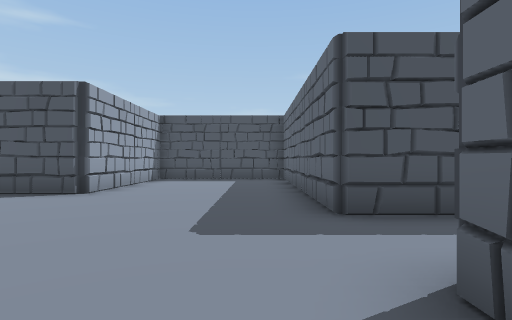
[1] (above)

18 first-person views from a walk through a 3-D level made in the Unity game engine. The camera is 1.4 m above the floor, looks level and sees 80° across. Doors are open. The floor is counted in squares, 2 m on a side. Each view is taken from the middle of a square. On the plan, view 1 faces up. The plan holds only what a view shows up to about 10 squares ahead; the rest is blank. The place goes on beyond the plan. The player is left out.

[2]
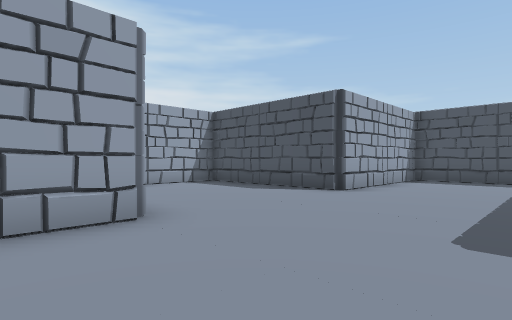

[3]
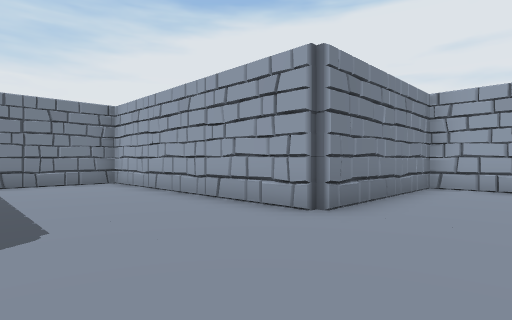

[4]
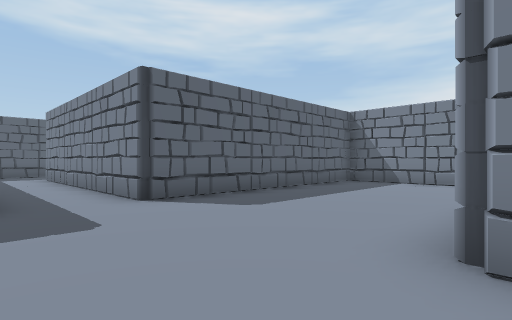

[5]
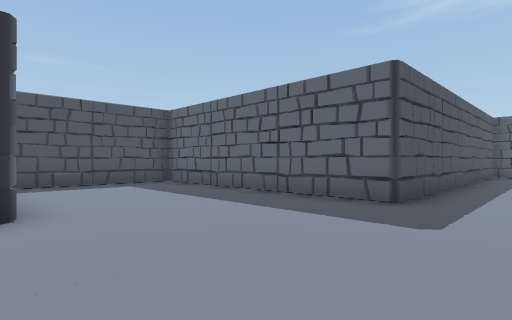

[6]
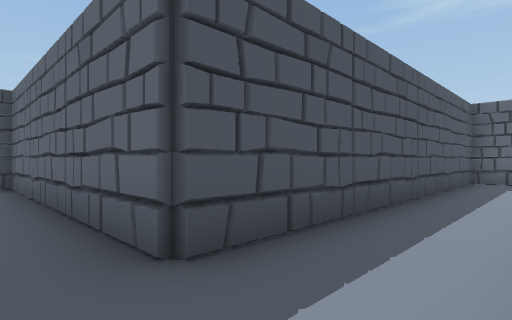

[7]
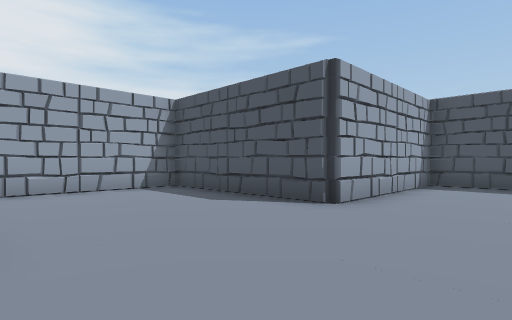

[8]
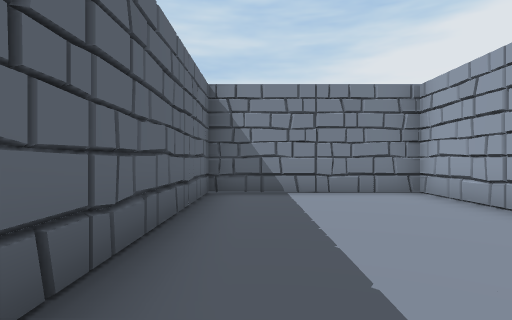

[9]
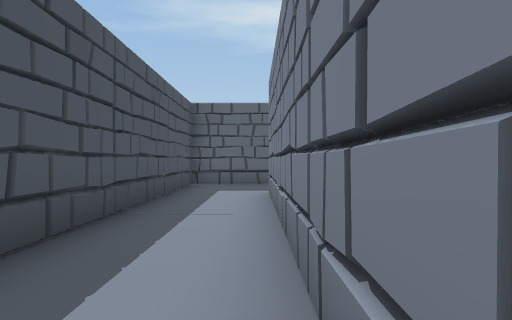

[10]
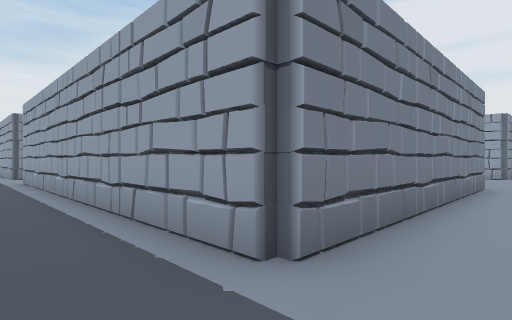

[11]
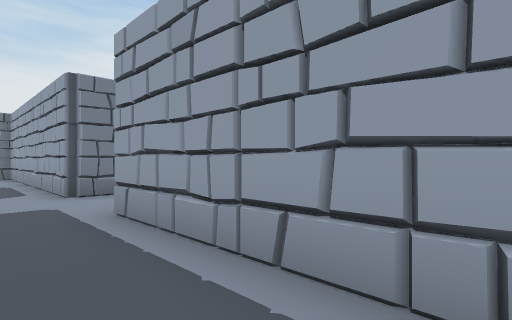

[12]
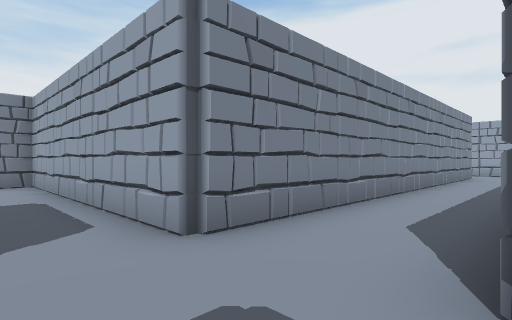

[13]
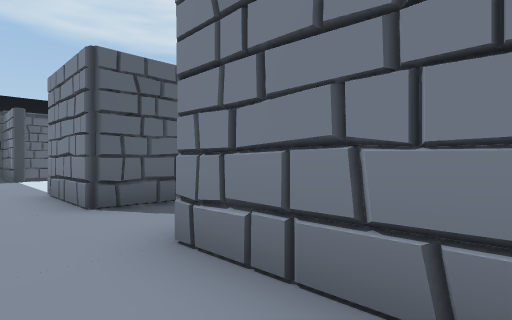

[14]
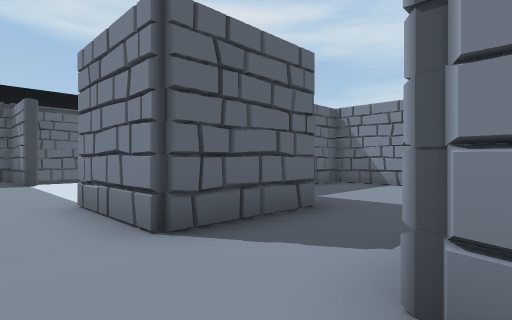

[15]
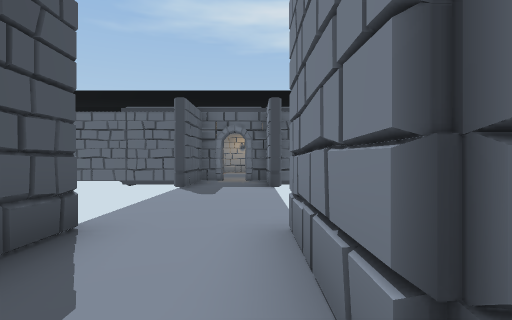

[16]
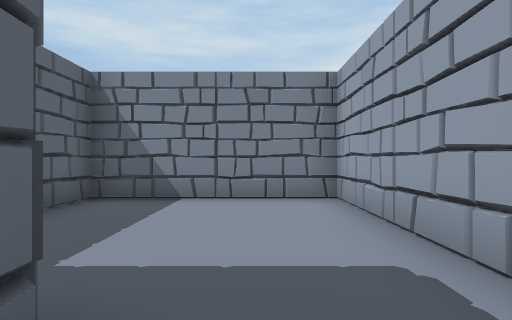

[17]
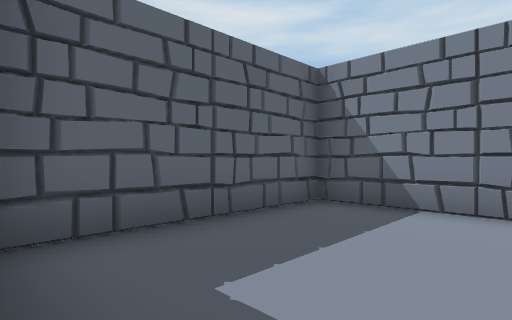

[18]
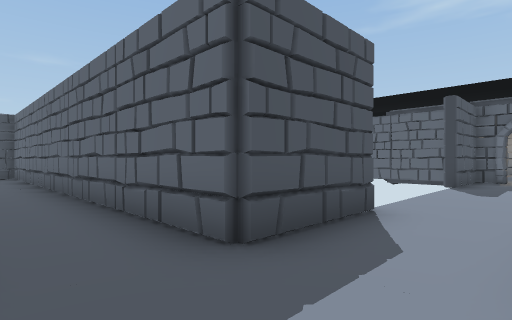

### Floor plan
Ten units are one square. View 1 is at (0, 0); x grows to the right and y downward. Boxes are objects, and circles mark ways between rooms. Rooms are numbered by the first view taken in them; rooms with no view inside come last. Other rooms are left out.
<svg viewBox="-88 -115 295 295">
<path fill="none" stroke="#000" d="M28 -15 30 -19M-36 45 -33 49M70 -20 72 -15M106 -16 106 -38 10 -38 10 -110 -35 -110 -35 -62 -83 -62 -83 -17 -35 -17 -35 55 10 55 10 -17 85 -17M-19 103 85 103M106 103 131 103M131 82 106 82 106 -16M179 103 194 103M85 -17 85 81M202 89 202 82 180 82M106 130 106 103M104 121 108 117M85 103 85 175 130 175 130 132"/>
<circle cx="95" cy="-10" r="3" fill="#2a7"/>
<circle cx="95" cy="100" r="3" fill="#2a7"/>
<text x="-10" y="-30">1</text>
<text x="-10" y="160">2</text>
<text x="100" y="150">3</text>
</svg>
Room 1 opens to room 2. Room 2 opens to room 3.

Where each view was taken, in squares from view 1:
view 1: 0 up, 0 right, facing up
view 2: 0 up, 0 right, facing up-left
view 3: 4 up, 0 right, facing down-left
view 4: 4 up, 4 left, facing down-right
view 5: 2 up, 4 left, facing up-right
view 6: 2 up, 0 right, facing up-right
view 7: 2 up, 1 left, facing up-left
view 8: 1 up, 0 right, facing down
view 9: 2 up, 2 right, facing right
view 10: 3 up, 10 right, facing down-left
view 11: 4 down, 10 right, facing down-left
view 12: 8 down, 10 right, facing down-left
view 13: 9 down, 6 right, facing down-right
view 14: 9 down, 8 right, facing down-right
view 15: 10 down, 10 right, facing right
view 16: 12 down, 10 right, facing down
view 17: 13 down, 10 right, facing down-right
view 18: 10 down, 9 right, facing up-right
